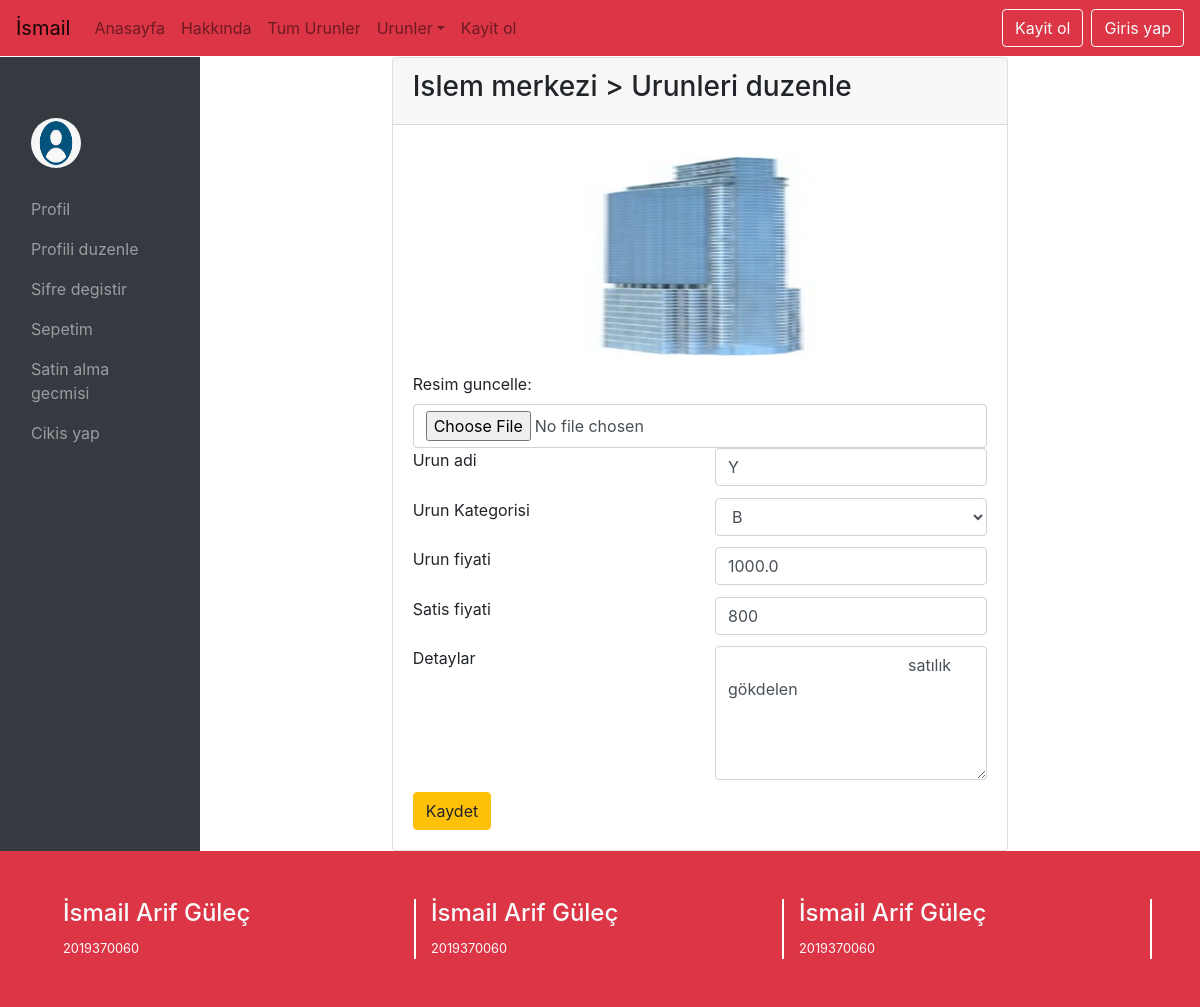
The page /update_product?pid=8 on the database its author committed.
### secondapp/models.py (models this page shows, shortened)
class add_product(models.Model):
    seller = models.ForeignKey(User,on_delete=models.CASCADE)
    product_name = models.CharField(max_length=250)
    product_category = models.ForeignKey(Category,on_delete = models.CASCADE )
    product_price = models.FloatField()
    sale_price = models.CharField(max_length=200)
    product_image = models.ImageField(upload_to="products/%Y/%m/%d")
    details = models.TextField()

### secondapp/views.py (the view, shortened to what this page needs)
# urls.py: path("update_product",views.update_product, name="update_product"),
def update_product(request):
    context ={}
    cats = Category.objects.all().order_by("cat_name")
    context["category"] = cats
    pid = request.GET["pid"]
    product = get_object_or_404(add_product,id=pid)
    context["product"] = product
    return render(request,"update_product.html",context)

### template/update_product.html (shortened to what this page needs)
{% extends "dashboard_base.html" %}
{% load static %}
{% block dashboard %}
    <div class="container">
        <div class="row">
            <div class="col-md-8 mx-auto">
                <div class="card">
                    <div class="card-header">
                        <h3>Islem merkezi &gt; Urunleri duzenle</h3>
                    </div>
                    <div class="card-body">
                        <form method="post" enctype="multipart/form-data">
                            <div class="row">
                                <div class="col-md-12">
                                    <div class="text-center">
                                        <img src="/media/{{product.product_image}}" style="height:200px;width:40%;">
                                    </div>
                                    <label class="mt-3">Resim guncelle: </label>
                                    <input type="file" class="form-control" name="pimg">
                                </div>
                                <div class="col-md-6">
                                    <label for="">Urun adi</label>
                                </div>
                                <div class="col-md-6">
                                    <input type="text" class="form-control" name="pname" value="{{product.product_name}}">
                                </div>
                            </div>
                            <div class="row">
                                <div class="col-md-6">
                                    <label for="">Urun Kategorisi</label>
                                </div>
                                <div class="col-md-6">
                                    <select name="pcat" id="" class="form-control">
                                        {% for i in category %}
                                            {% if i.id == product.product_category.id %}
                                            <option value="{{i.id}}" selected>{{i.cat_name}}</option>
                                            {% else %}
                                            <option value="{{i.id}}">{{i.cat_name}}</option>
                                            {% endif %}
                                        {% endfor %}
                                    </select>
                                </div>
                            </div>
                            <div class="row">
                                <div class="col-md-6">
                                    <label for="">Urun fiyati</label>
                                </div>
                                <div class="col-md-6">
                                    <input type="number" name="pp" class="form-control" value="{{product.product_price}}">
                                </div>
                            </div>
                            <div class="row">
                                <div class="col-md-6">
                                    <label for="">Satis fiyati</label>
                                </div>
                                <div class="col-md-6">
                                    <input type="number" name="sp" class="form-control" value="{{product.sale_price}}">
                                </div>
                            </div>
                            <div class="row">
                                <div class="col-md-6">
                                    <label for="">Detaylar</label>
                                </div>
                                <div class="col-md-6">
                                    <textarea name="des" class="form-control" rows="5">
                                        {{product.details}}
                                    </textarea>
                                </div>
                            </div>
                            <div class="row">
                                <div class="col-md-6">
                                    <input type="submit" class="btn btn-warning" value="Kaydet">
                                </div>
                            </div>
                        </form>
                    </div>
                </div>
            </div>
        </div>
    </div>
{% endblock %}

### template/base.html (style rules this page uses)
img { width: 100%; }

### template/update_product.html (style rules this page uses)
form .row { margin-top:2%; }

### rows shown on the page
add_product: product_image (picture), pname "Y", pp "1000.0", sp "800", des "satılık gökdelen"

### other values the page prints
form field pcat "B"
